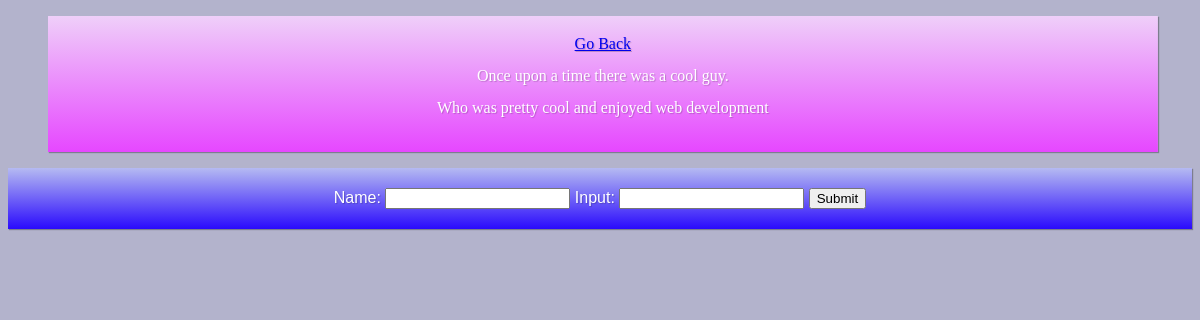
The page /story/2/ on the database its author committed.
### story/models.py (models this page shows)
class StoryLine(models.Model):
	line_text = models.CharField(max_length = 1024)
	contributer = models.CharField(max_length = 128)
	date_published = models.DateTimeField(default=datetime.now())
	def __str__(self):
		return self.line_text

### story/views.py (the view, shortened to what this page needs)
# urls.py: url(r'^(?P<story_id>[0-9]+)/$', views.story, name='story'),
def story(request, story_id):
	sentenceForm = SentenceForm(request.POST)
	story = get_object_or_404(Story, pk = story_id)
	page_out = loader.get_template('story/story.html')
	context = {
		'story_sentences' : story,
		'sentenceForm' : sentenceForm,
	}
	return HttpResponse(page_out.render(context, request))

### story/forms.py
class SentenceForm(forms.Form):
	user_name = forms.CharField(label = 'name', max_length = 128)
	user_input = forms.CharField(label = 'sentence', max_length = 1024)

### story/templates/story/story.html (shortened to what this page needs)
<!DOCTYPE html>
<html lang = "en-US">
    <head>
        {% load static %}
        <link rel="stylesheet" type="text/css" href="{% static 'story/style.css' %}">
    </head>
    <body bgcolor="#b3b3cc">
        {% if story_sentences %}
        <ul>
            <div class="story-css">
                <a href="{% url 'story:index'%}">Go Back</a>
                {% for sentence in story_sentences.sentences.all %}
                <p>{{ sentence }} </p>
                {% endfor %}
            </div>
        </ul>
        <form action="" method="post">
            <div class = "user_input-css">
                <label for="name"> Name: {{ sentenceForm.user_name }}</label>
                <label for="sentence_in"> Input: {{ sentenceForm.user_input }}</label>
                <input type = "submit" value = "Submit"/>
            </div>
        </form>
        {% endif %}
    </body>
</html>

### story/static/story/style.css (style rules this page uses)
.story-css { -webkit-box-sizing: border-box; -moz-box-sizing: border-box; box-sizing: border-box; width: 97%; height: 100%; padding: 20px; overflow: hidden; border: none; font: normal 16px/1 "Times New Roman", Times, serif; color: rgba(255,255,255,1); text-align: center; -o-text-overflow: ellipsis; text-overflow: ellipsis; background: -webkit-linear-gradient(-90deg, rgba(239,207,249,1) 0, rgba(230,71,255,1) 100%); background: -moz-linear-gradient(180deg, rgba(239,207,249,1) 0, rgba(230,71,255,1) 100%); background: linear-gradient(180deg, rgba(239,207,249,1) 0, rgba(230,71,255,1) 100%); background-position: 50% 50%; -webkit-background-origin: padding-box; background-origin: padding-box; -webkit-background-clip: border-box; background-clip: border-box; -webkit-background-size: auto auto; background-size: auto auto; -webkit-box-shadow: 1px 1px 1px 0 rgba(0,0,0,0.3) ; box-shadow: 1px 1px 1px 0 rgba(0,0,0,0.3) ; text-shadow: 1px 1px 1px rgba(0,0,0,0.2) ; }
.user_input-css { -webkit-box-sizing: border-box; -moz-box-sizing: border-box; box-sizing: border-box; padding: 20px; overflow: hidden; border: none; font: normal 16px/1 Arial Black, Gadget, sans-serif; color: rgba(255,255,255,1); text-align: center; -o-text-overflow: ellipsis; text-overflow: ellipsis; background: -webkit-linear-gradient(-90deg, rgba(181,186,242,1) 0, rgba(42,10,252,1) 100%); background: -moz-linear-gradient(180deg, rgba(181,186,242,1) 0, rgba(42,10,252,1) 100%); background: linear-gradient(180deg, rgba(181,186,242,1) 0, rgba(42,10,252,1) 100%); background-position: 50% 50%; -webkit-background-origin: padding-box; background-origin: padding-box; -webkit-background-clip: border-box; background-clip: border-box; -webkit-background-size: auto auto; background-size: auto auto; -webkit-box-shadow: 1px 1px 1px 0 rgba(0,0,0,0.3) ; box-shadow: 1px 1px 1px 0 rgba(0,0,0,0.3) ; text-shadow: 1px 1px 1px rgba(0,0,0,0.2) ; }

### rows shown on the page
StoryLine: line_text "Once upon a time there was a cool guy."
StoryLine: line_text "Who was pretty cool and enjoyed web development"
